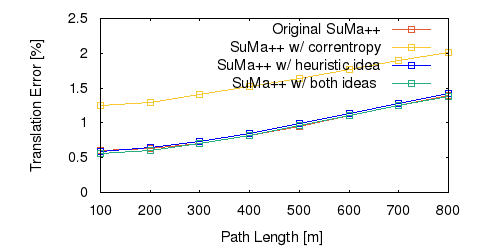

Reproduce this figure in gnuplot.
set term png size 500,250 font "Helvetica" 11
set output "avg_tl.png"
set size ratio 0.5
set yrange [0:*]
set xlabel "Path Length [m]"
set ylabel "Translation Error [%]"
plot "avg_tl.txt" using 1:($2*100) title 'Original SuMa++' lc rgb "#e35933" pt 4 w linespoints, \
"avg_tl_c.txt" using 1:($2*100) title 'SuMa++ w/ correntropy' lc rgb "#df8c932" pt 4 w linespoints, \
"avg_tl_l.txt" using 1:($2*100) title 'SuMa++ w/ heuristic idea' lc rgb "#0000FF" pt 4 w linespoints, \
"avg_tl_b.txt" using 1:($2*100) title 'SuMa++ w/ both ideas ' lc rgb "#27ad81" pt 4 w linespoints
